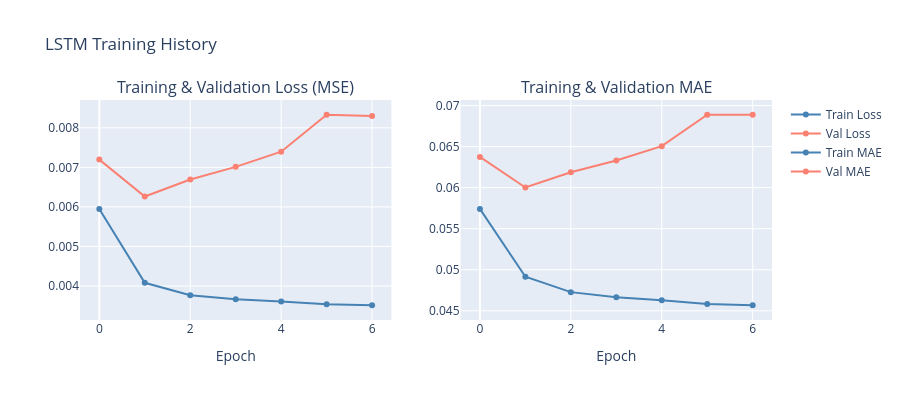

The cell this chart's notebook holds for it:
### Markdown cell above
### 7.8 Visualisasi Training & Evaluasi LSTM

### Code cell
# =============================================================
# 7.8 Visualisasi Training Loss & Evaluasi LSTM
# =============================================================

# --- Plot Loss Curve ---
fig = make_subplots(rows=1, cols=2,
                    subplot_titles=['Training & Validation Loss (MSE)',
                                    'Training & Validation MAE'])

fig.add_trace(go.Scatter(y=history.history['loss'],
                         name='Train Loss', line=dict(color='steelblue')), row=1, col=1)
fig.add_trace(go.Scatter(y=history.history['val_loss'],
                         name='Val Loss', line=dict(color='salmon')), row=1, col=1)
fig.add_trace(go.Scatter(y=history.history['mae'],
                         name='Train MAE', line=dict(color='steelblue')), row=1, col=2)
fig.add_trace(go.Scatter(y=history.history['val_mae'],
                         name='Val MAE', line=dict(color='salmon')), row=1, col=2)

fig.update_xaxes(title_text='Epoch')
fig.update_layout(title='LSTM Training History', height=400)
fig.show()

# --- Evaluasi di Val Set ---
y_pred_lstm_scaled = lstm_model.predict(X_lstm_val, verbose=0).flatten()

# Inverse transform: kembalikan ke skala sales asli
# Buat dummy array karena scaler fit dengan 3 kolom
dummy = np.zeros((len(y_pred_lstm_scaled), len(LSTM_FEATURES)))
dummy[:, 0] = y_pred_lstm_scaled
y_pred_lstm = lstm_scaler.inverse_transform(dummy)[:, 0]

dummy_true = np.zeros((len(y_lstm_val), len(LSTM_FEATURES)))
dummy_true[:, 0] = y_lstm_val
y_true_lstm = lstm_scaler.inverse_transform(dummy_true)[:, 0]

mae_lstm  = mean_absolute_error(y_true_lstm, y_pred_lstm)
rmse_lstm = mean_squared_error(y_true_lstm, y_pred_lstm)
mape_lstm = np.mean(np.abs((y_true_lstm - y_pred_lstm) / (y_true_lstm + 1e-9))) * 100
r2_lstm   = r2_score(y_true_lstm, y_pred_lstm)

print('=' * 50)
print('EVALUASI LSTM (Val: 2017)')
print('=' * 50)
print(f'MAE      : {mae_lstm:.4f}')
print(f'RMSE     : {rmse_lstm:.4f}')
print(f'MAPE (%) : {mape_lstm:.4f}')
print(f'R2       : {r2_lstm:.4f}')

### Figure 1 — Plotly figure (JSON) as saved in the notebook; plotly's stock layout.template omitted (floating-point values rounded to 4 significant figures)
{"data": [{"line": {"color": "steelblue"}, "name": "Train Loss", "y": [0.005949, 0.004081, 0.003765, 0.003664, 0.003611, 0.00354, 0.003514], "type": "scatter", "xaxis": "x", "yaxis": "y"}, {"line": {"color": "salmon"}, "name": "Val Loss", "y": [0.007196, 0.006262, 0.006693, 0.007012, 0.007396, 0.00833, 0.008297], "type": "scatter", "xaxis": "x", "yaxis": "y"}, {"line": {"color": "steelblue"}, "name": "Train MAE", "y": [0.05741, 0.04915, 0.04728, 0.04665, 0.04629, 0.04583, 0.04568], "type": "scatter", "xaxis": "x2", "yaxis": "y2"}, {"line": {"color": "salmon"}, "name": "Val MAE", "y": [0.06375, 0.06002, 0.06187, 0.06331, 0.06505, 0.06888, 0.06888], "type": "scatter", "xaxis": "x2", "yaxis": "y2"}], "layout": {"xaxis": {"anchor": "y", "domain": [0, 0.45], "title": {"text": "Epoch"}}, "yaxis": {"anchor": "x", "domain": [0, 1]}, "xaxis2": {"anchor": "y2", "domain": [0.55, 1], "title": {"text": "Epoch"}}, "yaxis2": {"anchor": "x2", "domain": [0, 1]}, "annotations": [{"font": {"size": 16}, "showarrow": false, "text": "Training & Validation Loss (MSE)", "x": 0.225, "xanchor": "center", "xref": "paper", "y": 1, "yanchor": "bottom", "yref": "paper"}, {"font": {"size": 16}, "showarrow": false, "text": "Training & Validation MAE", "x": 0.775, "xanchor": "center", "xref": "paper", "y": 1, "yanchor": "bottom", "yref": "paper"}], "title": {"text": "LSTM Training History"}, "height": 400}}
